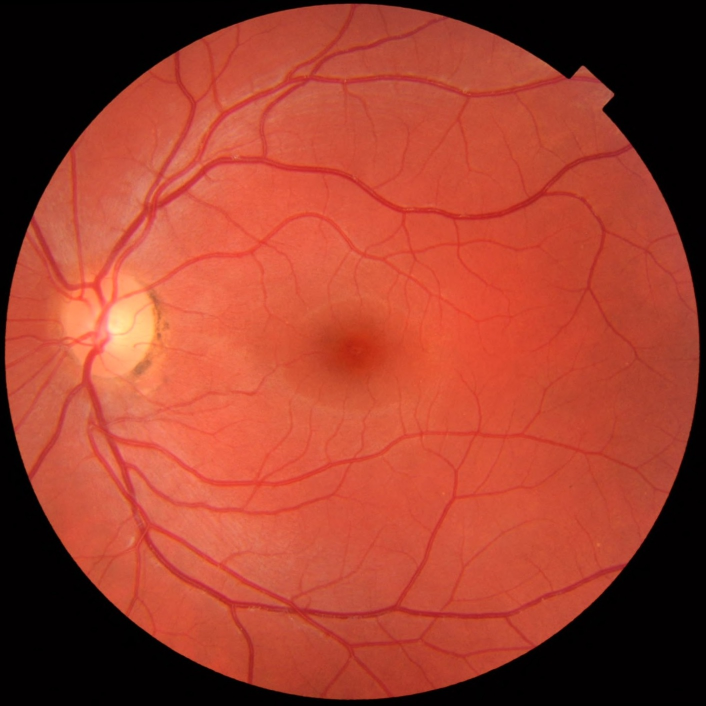
#> input picture skimage.data.retina(), 1411 x 1411 px (shown at 1/2 size); its folder holds only this picture in this run
$ jupyter execute --allow-errors ImageProcessing.ipynb   (older library calls are emulated)
#> lines starting #> are read from the running program, lines starting #| are printed output that depends on the picture
# Load Files and libraries

[cell 1]
import numpy as np
from skimage import data, io
from skimage.registration import phase_cross_correlation # new form of register_translation
from scipy.ndimage import shift
import napari
import glob
import gc
import sys

from sys import getsizeof # To know the size of the variables in bytes
from aicsimageio import AICSImage
import tifffile

[cell 2]
import numpy as np
import matplotlib.pyplot as plt

from skimage import data
from skimage.registration import phase_cross_correlation
from skimage.transform import warp_polar, rotate, rescale
from skimage.util import img_as_float

[cell 3]
a = np.ones((25000,20000), dtype='uint16')
print(getsizeof(a)/10**6, type(a[5,5]))

#> (a cell that did not finish here is left out)

[cell 5]
radius = 2000

#> (the rest of this cell did not finish here and is left out)

#> (a cell that did not finish here is left out)

#> (a cell that did not finish here is left out)

#> (a cell that did not finish here is left out)

#> (a cell that did not finish here is left out)

#> (a cell that did not finish here is left out)

#> (a cell that did not finish here is left out)

#> (a cell that did not finish here is left out)

[cell 13]
fig, axes = plt.subplots(1, 2, figsize=(8, 8))
ax = axes.ravel()
ax[0].set_title("Original")
#> (the rest of this cell did not finish here and is left out)

#> (a cell that did not finish here is left out)

[cell 15]
#https://scikit-image.org/docs/dev/auto_examples/registration/plot_register_rotation.html

radius = 705
angle = 0.7
image = data.retina()
#> image is the input picture: shape (1411, 1411, 3); mean R, G, B 159.4, 63.5, 46.1
image = img_as_float(image[:,:,2])
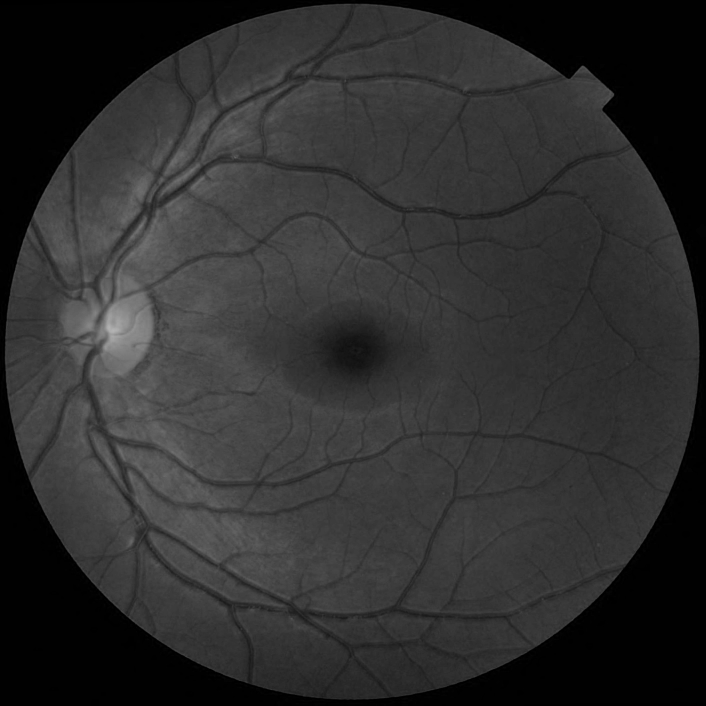
#> image: shape (1411, 1411) float64 (shown at 1/2 size); min 0, max 0.71, mean 0.181
rotated = rotate(image, angle)
image_polar = warp_polar(image, radius=radius, multichannel=False)
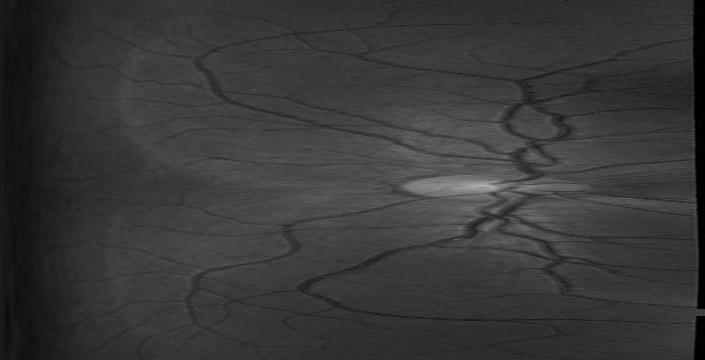
#> image_polar: shape (360, 705) float64; min 0, max 0.699, mean 0.221
rotated_polar = warp_polar(rotated, radius=radius, multichannel=False)

fig, axes = plt.subplots(2, 2, figsize=(8, 8))
ax = axes.ravel()
ax[0].set_title("Original")
ax[0].imshow(image)
ax[1].set_title("Rotated")
ax[1].imshow(rotated)
ax[2].set_title("Polar-Transformed Original")
ax[2].imshow(image_polar)
ax[3].set_title("Polar-Transformed Rotated")
ax[3].imshow(rotated_polar)
plt.show()
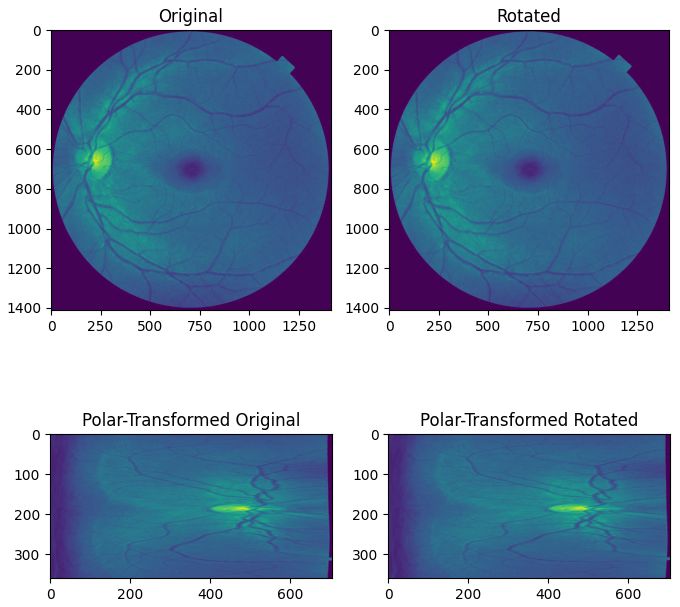
#> figure drawn by matplotlib, 4 panels

shifts, error, phasediff = phase_cross_correlation(image_polar, rotated_polar)
#> shifts = [1, 0]; error = 1; phasediff = -2.33e-17
print("Expected value for counterclockwise rotation in degrees: "
      f"{angle}")
print("Recovered value for counterclockwise rotation: "
      f"{shifts[0]}")
#| Recovered value for counterclockwise rotation: 1.0

[cell 16]
shifts
#> Out = [1, 0]

[cell 17]
x = 17
y = 11

a = np.ones((2,5), dtype = np.int16)
b = np.pad(a,(1,2),'constant')

xa = np.shape(a)[0]; xb = np.shape(b)[0]
ya = np.shape(a)[1]; yb = np.shape(b)[1]

print('new size wanted',x,y)
print('a shape:',xa,ya); print('b shape:',xb,yb)

xa_dif = x-xa; ya_dif = y-ya
print('a difference',xa_dif,ya_dif)
xb_dif = x-xb; yb_dif = y-yb
print('b difference',xb_dif,yb_dif)
print('What needs to be added on the edges:',(xa_dif)/2,(ya_dif)/2)
new_a = np.pad(a,((int(np.floor((xa_dif)/2)), int(np.ceil((xa_dif)/2)))
               ,(int(np.floor((ya_dif)/2)), int(np.ceil((ya_dif)/2)))),'constant')
new_b = np.pad(b,((int(np.floor((xb_dif)/2)), int(np.ceil((xb_dif)/2)))
               ,(int(np.floor((yb_dif)/2)), int(np.ceil((yb_dif)/2)))),'constant')

print('new_a',np.shape(new_a))
print('new_b',np.shape(new_b))

[cell 18]
a = np.ones((1,2,3))
a = 4*a
b = np.ones((2,2,3))

c = np.concatenate((b,a),axis=0)
print(c, np.shape(c))

d = np.concatenate((np.reshape(c[-1],(1,np.shape(c)[1],np.shape(c)[2])),c[:-1]), axis = 0)
print(d, np.shape(d))

[cell 19]
# [13 lines left out: function ask_for_approval, not called in this run]

def get_tiffiles(source):
    return glob.glob(source + '/**/*.tif', recursive=True)

# [4 lines left out: function list_files, not called in this run]

[cell 20]
# [52 lines left out: functions get_max_shape, pad_images, align_images, not called in this run]

[cell 21]
# [12 lines left out: function save_reference, not called in this run]

[cell 22]
# [27 lines left out: function get_aligned_images, not called in this run]

[cell 23]
# [16 lines left out: function align_images, not called in this run]

[cell 24]
# [7 lines left out: function pad_images2, not called in this run]

[cell 25]
fileName = 'r1_pr.tif'  # align1_processed_reference align2_processed
#> (the rest of this cell did not finish here and is left out)

[cell 26]
fileName = 'r1_pr.tif'  # align1_processed_reference align2_processed
#> fileName = 'r1_pr.tif'
#> (the rest of this cell did not finish here and is left out)
